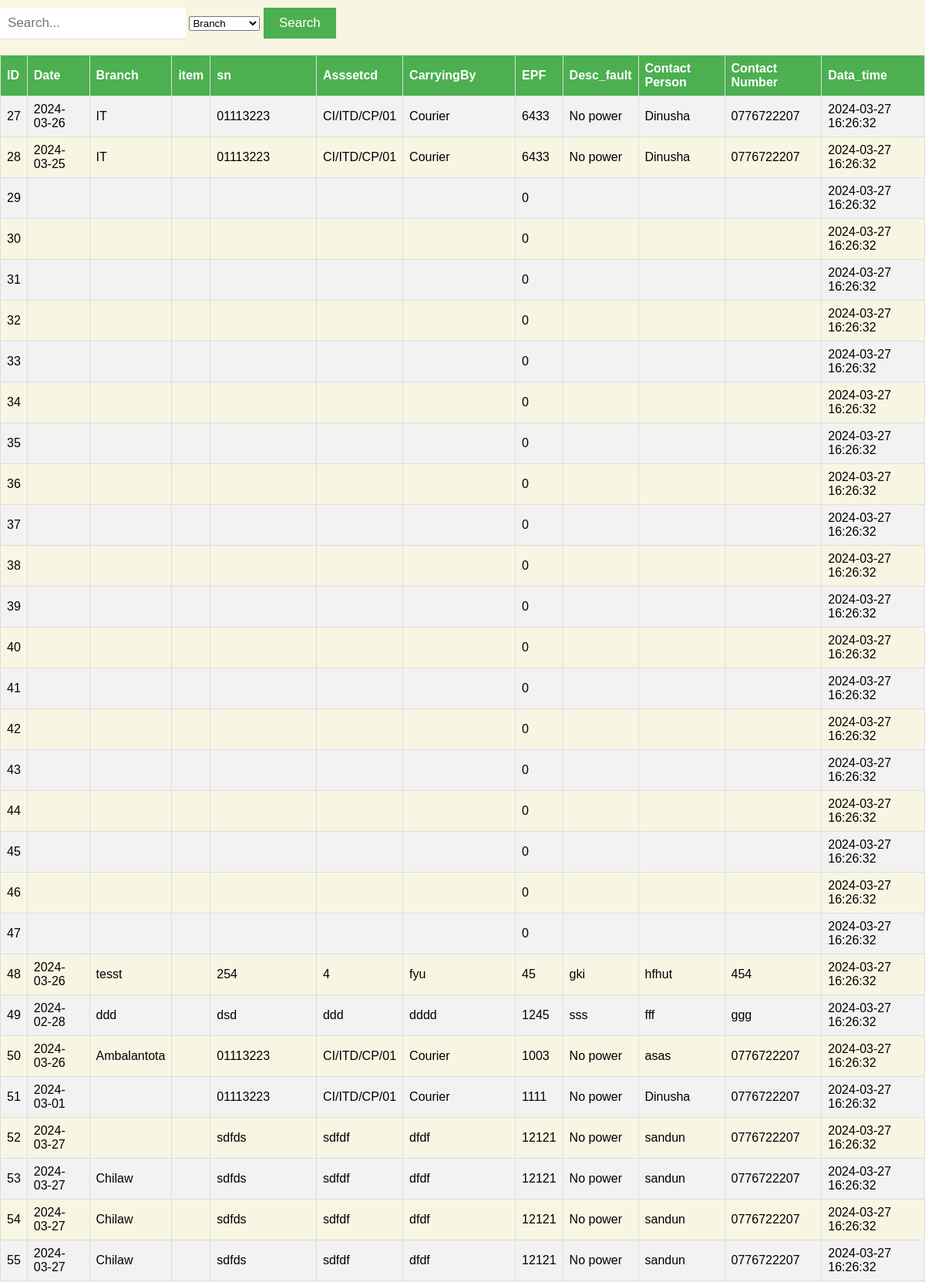
Page /view_data.php (upper part) on the committed database.
### tables this page shows
CREATE TABLE `jobnote` (
  `id` int(11) NOT NULL,
  `date` varchar(20) NOT NULL,
  `branch` varchar(20) NOT NULL,
  `itm` varchar(20) NOT NULL,
  `sn` varchar(30) NOT NULL,
  `Asssetcd` varchar(20) NOT NULL,
  `item` varchar(500) NOT NULL,
  `CarryingBy` varchar(20) NOT NULL,
  `epf` int(8) NOT NULL,
  `Desc_fault` varchar(1000) NOT NULL,
  `contactPerson` varchar(25) NOT NULL,
  `contactNumber` varchar(10) NOT NULL,
  `Data_time` datetime NOT NULL DEFAULT current_timestamp()
);

### view_data.php (the view, shortened to what this page needs)
  <div class="search-container" >
    <input type="text" id="searchInput" placeholder="Search...">
    <select id="searchCriteria">
        <option value="branch">Branch</option>
    </select>
    <button onclick="search()">Search</button>
</div>
<?php
    $hostname = 'localhost';
    $username = 'root';
    $password = '';
    $database = 'gatepass';
    $conn = mysqli_connect($hostname, $username, $password, $database);
    $sql = "SELECT * FROM jobnote";
    $result = mysqli_query($conn, $sql);
    echo "<table id='dataTable'>";
    echo "<tr><th>ID</th><th>Date</th><th>Branch</th><th>item</th><th>sn</th><th>Asssetcd</th><th>CarryingBy</th><th>EPF</th><th>Desc_fault</th><th>Contact Person</th><th>Contact Number</th><th>Data_time</th></tr>";
    while($row = mysqli_fetch_assoc($result)) {
        echo "<tr>";
        echo "<td>" . $row["id"] . "</td>";
        echo "<td>" . $row["date"] . "</td>";
        echo "<td>" . $row["branch"] . "</td>";
        echo "<td>" . $row["item"] . "</td>";
        echo "<td>" . $row["sn"] . "</td>";
        echo "<td>" . $row["Asssetcd"] . "</td>";
        echo "<td>" . $row["CarryingBy"] . "</td>";
        echo "<td>" . $row["epf"] . "</td>";
        echo "<td>" . $row["Desc_fault"] . "</td>";
        echo "<td>" . $row["contactPerson"] . "</td>";
        echo "<td>" . $row["contactNumber"] . "</td>";
        echo "<td>" . $row["Data_time"] . "</td>";
        echo "</tr>";
    }
    echo "</table>";
  ?>

### view_data.php (style rules this page uses)
table { font-family: Arial, sans-serif; border-collapse: collapse; width: 100%; }
th, td { border: 1px solid #dddddd; text-align: left; padding: 8px; }
tr:nth-child(even) { background-color: #f2f2f2; }
th { background-color: #4CAF50; color: white; }
.search-container { margin-bottom: 20px; }
.search-container input[type=text] { padding: 10px; margin-top: 10px; font-size: 17px; border: none; border-bottom: 1px solid #ddd; }
.search-container button { padding: 10px 20px; margin-top: 10px; background: #4CAF50; font-size: 17px; border: none; cursor: pointer; color: white; }

### rows in the picture
jobnote: id "27", date "2024-03-26", branch "IT", sn "01113223", Asssetcd "CI/ITD/CP/01", CarryingBy "Courier", epf "6433", Desc_fault "No power", contactPerson "Dinusha", contactNumber "0776722207", Data_time "2024-03-27 16:26:32"
jobnote: id "28", date "2024-03-25", branch "IT", sn "01113223", Asssetcd "CI/ITD/CP/01", CarryingBy "Courier", epf "6433", Desc_fault "No power", contactPerson "Dinusha", contactNumber "0776722207", Data_time "2024-03-27 16:26:32"
jobnote: id "29", epf "0", Data_time "2024-03-27 16:26:32"
jobnote: id "30", epf "0", Data_time "2024-03-27 16:26:32"
jobnote: id "31", epf "0", Data_time "2024-03-27 16:26:32"
jobnote: id "32", epf "0", Data_time "2024-03-27 16:26:32"
jobnote: id "33", epf "0", Data_time "2024-03-27 16:26:32"
jobnote: id "34", epf "0", Data_time "2024-03-27 16:26:32"
jobnote: id "35", epf "0", Data_time "2024-03-27 16:26:32"
jobnote: id "36", epf "0", Data_time "2024-03-27 16:26:32"
jobnote: id "37", epf "0", Data_time "2024-03-27 16:26:32"
jobnote: id "38", epf "0", Data_time "2024-03-27 16:26:32"
jobnote: id "39", epf "0", Data_time "2024-03-27 16:26:32"
jobnote: id "40", epf "0", Data_time "2024-03-27 16:26:32"
jobnote: id "41", epf "0", Data_time "2024-03-27 16:26:32"
jobnote: id "42", epf "0", Data_time "2024-03-27 16:26:32"
jobnote: id "43", epf "0", Data_time "2024-03-27 16:26:32"
jobnote: id "44", epf "0", Data_time "2024-03-27 16:26:32"
jobnote: id "45", epf "0", Data_time "2024-03-27 16:26:32"
jobnote: id "46", epf "0", Data_time "2024-03-27 16:26:32"
jobnote: id "47", epf "0", Data_time "2024-03-27 16:26:32"
jobnote: id "48", date "2024-03-26", branch "tesst", sn "254", Asssetcd "4", CarryingBy "fyu", epf "45", Desc_fault "gki", contactPerson "hfhut", contactNumber "454", Data_time "2024-03-27 16:26:32"
jobnote: id "49", date "2024-02-28", branch "ddd", sn "dsd", Asssetcd "ddd", CarryingBy "dddd", epf "1245", Desc_fault "sss", contactPerson "fff", contactNumber "ggg", Data_time "2024-03-27 16:26:32"
jobnote: id "50", date "2024-03-26", branch "Ambalantota", sn "01113223", Asssetcd "CI/ITD/CP/01", CarryingBy "Courier", epf "1003", Desc_fault "No power", contactPerson "asas", contactNumber "0776722207", Data_time "2024-03-27 16:26:32"
jobnote: id "51", date "2024-03-01", sn "01113223", Asssetcd "CI/ITD/CP/01", CarryingBy "Courier", epf "1111", Desc_fault "No power", contactPerson "Dinusha", contactNumber "0776722207", Data_time "2024-03-27 16:26:32"
jobnote: id "52", date "2024-03-27", sn "sdfds", Asssetcd "sdfdf", CarryingBy "dfdf", epf "12121", Desc_fault "No power", contactPerson "sandun", contactNumber "0776722207", Data_time "2024-03-27 16:26:32"
jobnote: id "53", date "2024-03-27", branch "Chilaw", sn "sdfds", Asssetcd "sdfdf", CarryingBy "dfdf", epf "12121", Desc_fault "No power", contactPerson "sandun", contactNumber "0776722207", Data_time "2024-03-27 16:26:32"
jobnote: id "54", date "2024-03-27", branch "Chilaw", sn "sdfds", Asssetcd "sdfdf", CarryingBy "dfdf", epf "12121", Desc_fault "No power", contactPerson "sandun", contactNumber "0776722207", Data_time "2024-03-27 16:26:32"
jobnote: id "55", date "2024-03-27", branch "Chilaw", sn "sdfds", Asssetcd "sdfdf", CarryingBy "dfdf", epf "12121", Desc_fault "No power", contactPerson "sandun", contactNumber "0776722207", Data_time "2024-03-27 16:26:32"
